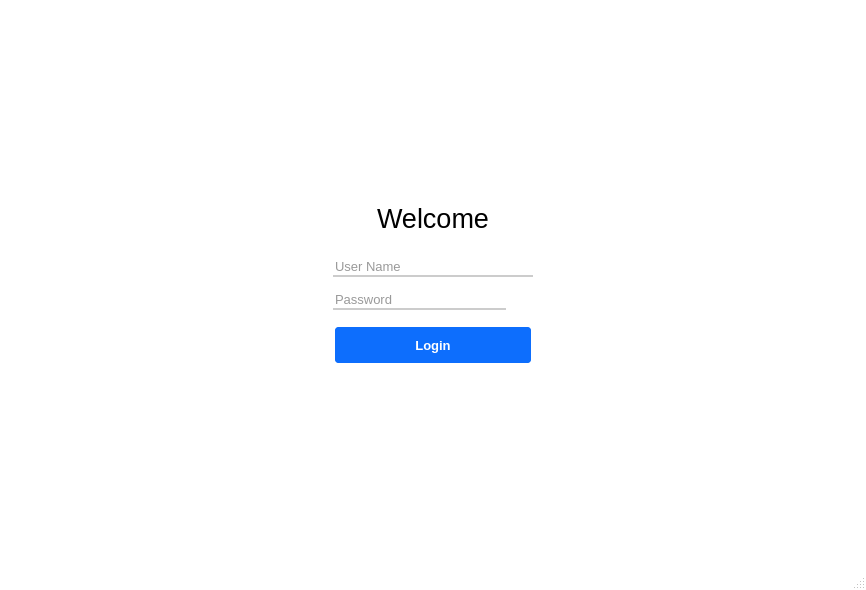
<?xml version="1.0" encoding="UTF-8"?>
<ui version="4.0">
 <class>MainWindow</class>
 <widget class="QMainWindow" name="MainWindow">
  <property name="geometry">
   <rect>
    <x>0</x>
    <y>0</y>
    <width>866</width>
    <height>590</height>
   </rect>
  </property>
  <property name="windowTitle">
   <string>MainWindow</string>
  </property>
  <property name="styleSheet">
   <string notr="true">
QMainWindow{

	border-image: url(ui/static/img/login.jpg);
	background-color: #ffffff;

}

QWidget#centralwidget{
	background-color: transparent;
}

#widget{
	background-color:#fff;
	border-radius: 5px;
}

QLabel{
	background-color: transparent;
	color:#767e89;
}

QLabel#label{
color:#000;
}

QLineEdit{
	background-color: #ffffff;
	color: #333333;
	border:none;
	border-bottom:2px solid #cccccc;
	border-radius: 0px;
	selection-background-color: #28a2a2;
	selection-color: #ffffff;
}

QLineEdit:hover{
	border-bottom:2px solid #28a2a2;
}

QLineEdit:focus{
	border-bottom:2px solid#28a2a2;
}

QPushButton{
	background-color:#0d6efd;
	border: 2px solid #fff;
	color: #fff;
	border-radius: 5px;
	padding: 6px;
}

QPushButton:hover{
	background-color:#0b5ed7;
	border: 2px solid #9ac3fe;
}

QPushButton:pressed{
	background-color:#0b5ed7;
	border: 2px solid #9ac3fe;
	color: #fff;
}










</string>
  </property>
  <widget class="QWidget" name="centralwidget">
   <layout class="QGridLayout" name="gridLayout_2">
    <item row="1" column="1">
     <widget class="QWidget" name="widget" native="true">
      <layout class="QGridLayout" name="gridLayout">
       <item row="0" column="1">
        <spacer name="verticalSpacer">
         <property name="orientation">
          <enum>Qt::Vertical</enum>
         </property>
         <property name="sizeType">
          <enum>QSizePolicy::Fixed</enum>
         </property>
         <property name="sizeHint" stdset="0">
          <size>
           <width>20</width>
           <height>40</height>
          </size>
         </property>
        </spacer>
       </item>
       <item row="1" column="0">
        <spacer name="horizontalSpacer_2">
         <property name="orientation">
          <enum>Qt::Horizontal</enum>
         </property>
         <property name="sizeType">
          <enum>QSizePolicy::Preferred</enum>
         </property>
         <property name="sizeHint" stdset="0">
          <size>
           <width>40</width>
           <height>20</height>
          </size>
         </property>
        </spacer>
       </item>
       <item row="1" column="1">
        <layout class="QVBoxLayout" name="verticalLayout_5">
         <property name="spacing">
          <number>24</number>
         </property>
         <item>
          <widget class="QLabel" name="label">
           <property name="font">
            <font>
             <pointsize>20</pointsize>
            </font>
           </property>
           <property name="text">
            <string>Welcome</string>
           </property>
           <property name="alignment">
            <set>Qt::AlignCenter</set>
           </property>
          </widget>
         </item>
         <item>
          <layout class="QVBoxLayout" name="verticalLayout_4">
           <property name="spacing">
            <number>12</number>
           </property>
           <item>
            <layout class="QVBoxLayout" name="verticalLayout_3">
             <property name="spacing">
              <number>12</number>
             </property>
             <item>
              <layout class="QVBoxLayout" name="verticalLayout">
               <property name="spacing">
                <number>3</number>
               </property>
               <item>
                <widget class="QLineEdit" name="user_input">
                 <property name="minimumSize">
                  <size>
                   <width>200</width>
                   <height>0</height>
                  </size>
                 </property>
                 <property name="font">
                  <font>
                   <pointsize>10</pointsize>
                  </font>
                 </property>
                 <property name="placeholderText">
                  <string>User Name</string>
                 </property>
                </widget>
               </item>
              </layout>
             </item>
             <item>
              <layout class="QHBoxLayout" name="horizontalLayout">
               <property name="spacing">
                <number>3</number>
               </property>
               <item>
                <widget class="QLineEdit" name="pw_input">
                 <property name="font">
                  <font>
                   <pointsize>10</pointsize>
                  </font>
                 </property>
                 <property name="echoMode">
                  <enum>QLineEdit::Password</enum>
                 </property>
                 <property name="readOnly">
                  <bool>false</bool>
                 </property>
                 <property name="placeholderText">
                  <string>Password</string>
                 </property>
                </widget>
               </item>
               <item>
                <widget class="QToolButton" name="btn_pw_state">
                 <property name="font">
                  <font>
                   <pointsize>10</pointsize>
                  </font>
                 </property>
                 <property name="cursor">
                  <cursorShape>PointingHandCursor</cursorShape>
                 </property>
                 <property name="styleSheet">
                  <string notr="true">QToolButton {
    /* Kích thước nhỏ gọn */
    border-radius: 12px; /* 24 / 2 */
    min-width: 24px;
    max-width: 24px;
    min-height: 24px;
    max-height: 24px;

    /* Màu sắc đơn giản: Xám mờ */
    background-color: transparent;
    border: none;
    icon-size: 16px; 
}

/* Khi di chuột: Hiện nền xám nhạt để người dùng biết là nút bấm được */
QToolButton:hover {
    background-color: rgba(0, 0, 0, 10%); /* Đen mờ 10% hoặc dùng #e0e0e0 */
}

/* Khi nhấn: Màu xanh dương dịu để xác nhận */
QToolButton:pressed {
    background-color: rgba(0, 120, 215, 20%);
}

/* Khi ở trạng thái kích hoạt (Show password) */
QToolButton:checked {
    color: #0078d7; /* Đổi màu icon sang xanh nếu dùng font icon */
}</string>
                 </property>
                 <property name="text">
                  <string/>
                 </property>
                 <property name="icon">
                  <iconset>
                   <normaloff>static/icon/hide-password-16.png</normaloff>
                   <normalon>static/icon/show-password-3-16.png</normalon>static/icon/hide-password-16.png</iconset>
                 </property>
                 <property name="checkable">
                  <bool>true</bool>
                 </property>
                 <property name="checked">
                  <bool>true</bool>
                 </property>
                </widget>
               </item>
              </layout>
             </item>
            </layout>
           </item>
           <item>
            <widget class="QPushButton" name="btn_login">
             <property name="minimumSize">
              <size>
               <width>0</width>
               <height>40</height>
              </size>
             </property>
             <property name="font">
              <font>
               <pointsize>10</pointsize>
               <weight>75</weight>
               <bold>true</bold>
              </font>
             </property>
             <property name="text">
              <string>Login</string>
             </property>
            </widget>
           </item>
          </layout>
         </item>
        </layout>
       </item>
       <item row="1" column="2">
        <spacer name="horizontalSpacer">
         <property name="orientation">
          <enum>Qt::Horizontal</enum>
         </property>
         <property name="sizeType">
          <enum>QSizePolicy::Preferred</enum>
         </property>
         <property name="sizeHint" stdset="0">
          <size>
           <width>40</width>
           <height>20</height>
          </size>
         </property>
        </spacer>
       </item>
       <item row="2" column="1">
        <spacer name="verticalSpacer_2">
         <property name="orientation">
          <enum>Qt::Vertical</enum>
         </property>
         <property name="sizeType">
          <enum>QSizePolicy::Fixed</enum>
         </property>
         <property name="sizeHint" stdset="0">
          <size>
           <width>20</width>
           <height>40</height>
          </size>
         </property>
        </spacer>
       </item>
      </layout>
     </widget>
    </item>
    <item row="0" column="1">
     <spacer name="verticalSpacer_4">
      <property name="orientation">
       <enum>Qt::Vertical</enum>
      </property>
      <property name="sizeHint" stdset="0">
       <size>
        <width>20</width>
        <height>94</height>
       </size>
      </property>
     </spacer>
    </item>
    <item row="1" column="2">
     <spacer name="horizontalSpacer_4">
      <property name="orientation">
       <enum>Qt::Horizontal</enum>
      </property>
      <property name="sizeHint" stdset="0">
       <size>
        <width>253</width>
        <height>20</height>
       </size>
      </property>
     </spacer>
    </item>
    <item row="2" column="1">
     <spacer name="verticalSpacer_3">
      <property name="orientation">
       <enum>Qt::Vertical</enum>
      </property>
      <property name="sizeHint" stdset="0">
       <size>
        <width>20</width>
        <height>94</height>
       </size>
      </property>
     </spacer>
    </item>
    <item row="1" column="0">
     <spacer name="horizontalSpacer_3">
      <property name="orientation">
       <enum>Qt::Horizontal</enum>
      </property>
      <property name="sizeHint" stdset="0">
       <size>
        <width>253</width>
        <height>20</height>
       </size>
      </property>
     </spacer>
    </item>
   </layout>
  </widget>
  <widget class="QMenuBar" name="menubar">
   <property name="geometry">
    <rect>
     <x>0</x>
     <y>0</y>
     <width>866</width>
     <height>21</height>
    </rect>
   </property>
  </widget>
  <widget class="QStatusBar" name="statusbar"/>
 </widget>
 <resources>
  <include location="resource.qrc"/>
 </resources>
 <connections/>
</ui>
